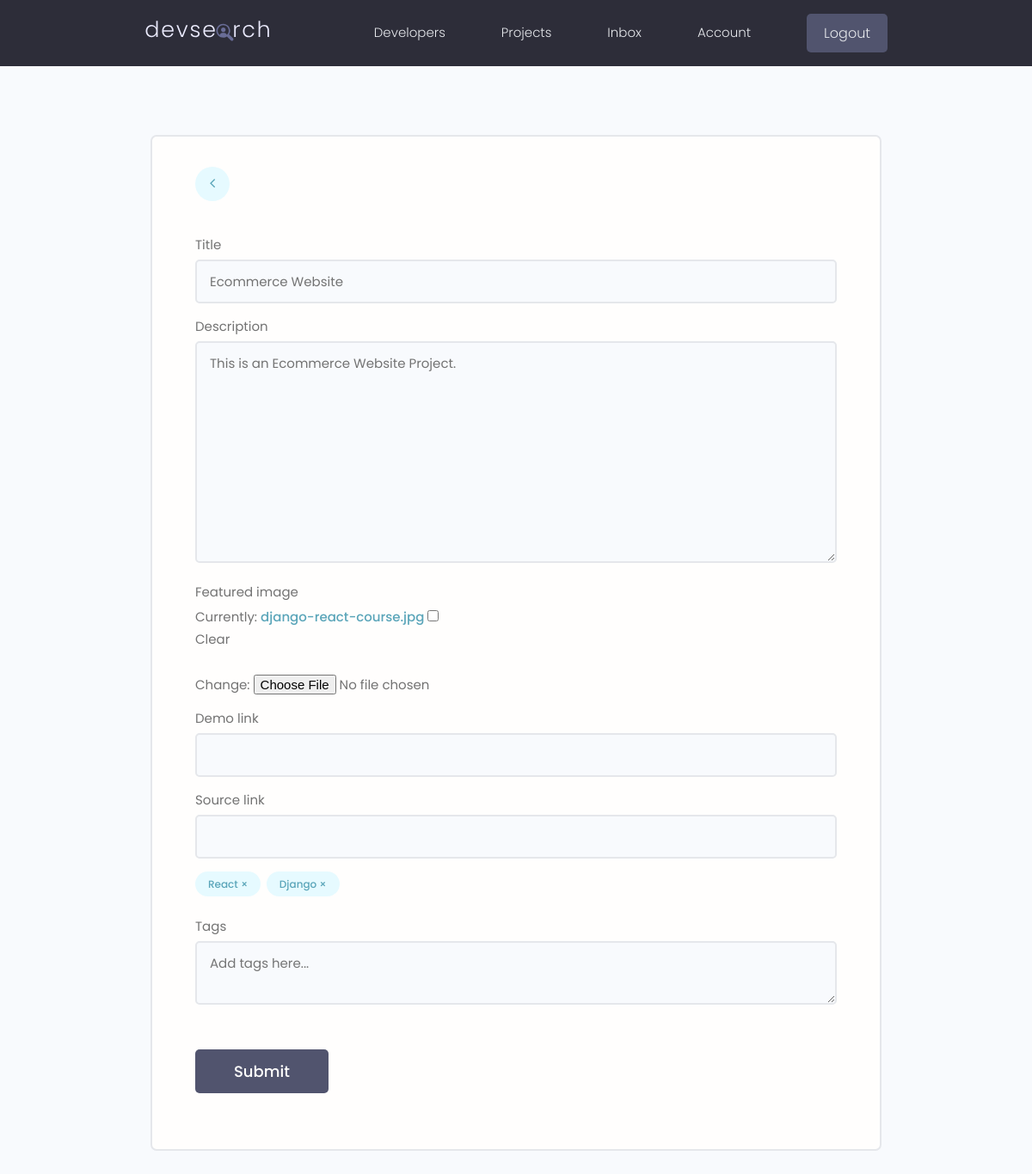
/projects/update-project/891aebf3-c152-4231-995b-f604ebc15262/ (signed in), run on an earlier commit of the app's database.
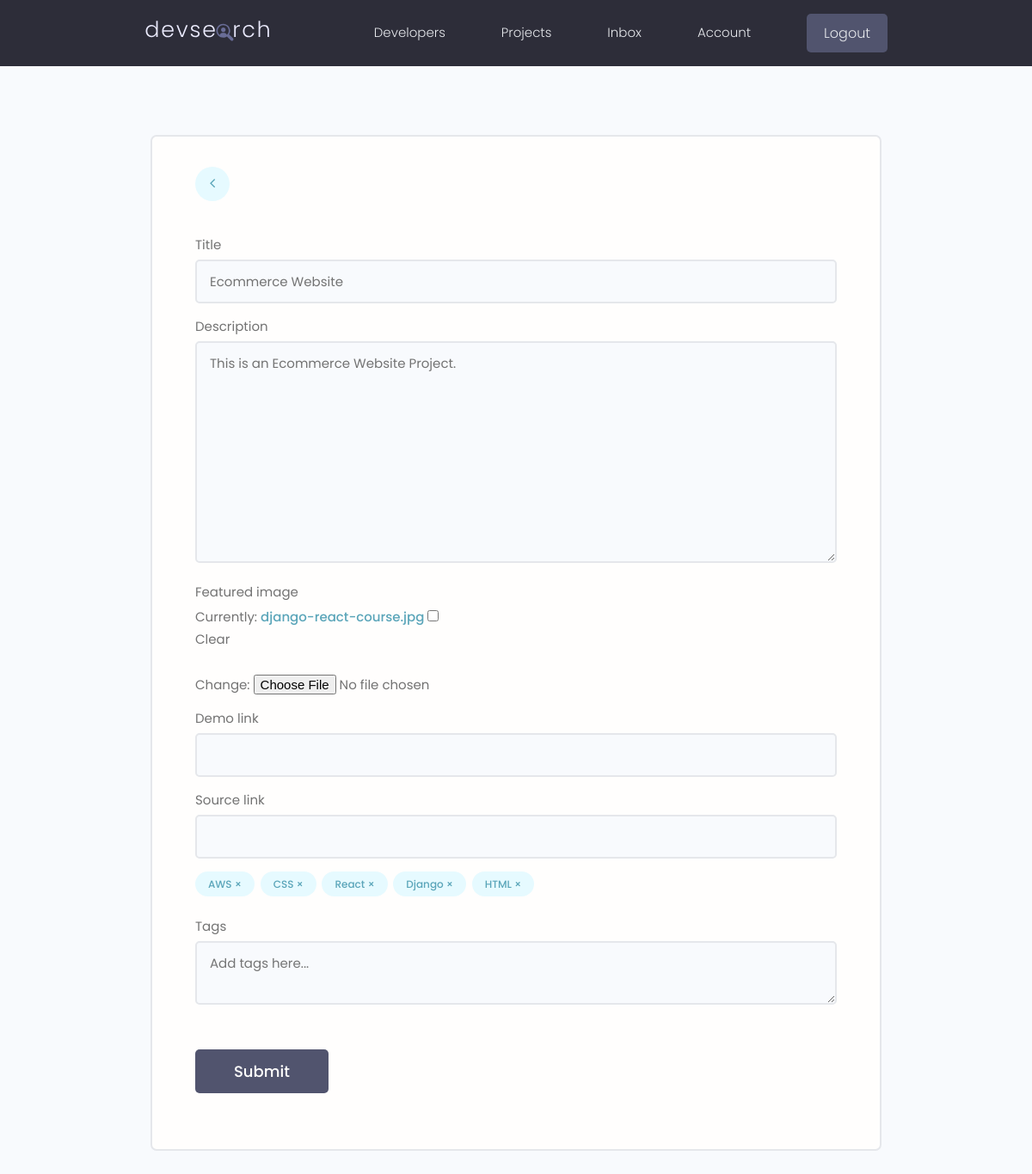
And on a later commit of the database.
### projectsApp/models.py (models this page shows, shortened)
class Project(models.Model):
    owner = models.ForeignKey(Profile, null=True, blank=True, on_delete=models.CASCADE) # We want to connect a project to a specific user profile - many-to-one relationship
    title = models.CharField(max_length=200)   # By default null=False - required to enter data in this field (for the database)
    description = models.TextField(null=True, blank=True)  # Does NOT require to enter data in this field! blank is the same but for django form to be submitted! We can submit a form without adding this!
    featured_image = models.ImageField(null=True, blank=True, default="default.jpg") # B/c its in "images" folder no need to specify path, otherwise path needed
    demo_link = models.CharField(max_length=2000, null=True, blank=True)
    source_link = models.CharField(max_length=2000, null=True, blank=True)
    tags = models.ManyToManyField('Tag', blank=True)  # The tag can be connected to many models
    vote_total = models.IntegerField(default=0, null=True, blank=True)
    vote_ratio = models.IntegerField(default=0, null=True, blank=True)
    created = models.DateTimeField(auto_now_add=True)
    id = models.UUIDField(default=uuid.uuid4, unique=True, primary_key=True, editable=False)
    class Meta:
        ordering = ['-vote_ratio', '-vote_total', 'title']
    '''
    Anytime we trigger this method here we are going to calculate all this, get all these values
    and then simply update the instance of it in the database and save it.
    '''

class Tag(models.Model):
    name = models.CharField(max_length=200)
    created = models.DateTimeField(auto_now_add=True)
    id = models.UUIDField(default=uuid.uuid4, unique=True, primary_key=True, editable=False)

### projectsApp/views.py (the view, shortened to what this page needs)
# urls.py: path('update-project/<str:pk>/', views.updateProject, name="update-project"),
@login_required(login_url="login")
def updateProject(request, pk):
    profile = request.user.profile  # get the currently logged-in user
    project = profile.project_set.get(id=pk)   # Query ONLY that user's profiles - all the projects of that user!
    form = ProjectForm(instance=project)   # MUST pass in an instance of the project that we want to edit!
    context = {'form':form, 'project':project}
    return render(request, 'projectsApp/project_form.html', context)

### projectsApp/forms.py
class ProjectForm(ModelForm):
    class Meta:
        model = Project
        fields = ['title', 'description', 'featured_image' ,'demo_link', 'source_link']
        widgets = {
            'tags' : forms.CheckboxSelectMultiple(),
            } # A way to customize classes
    def __init__(self, *args, **kwargs):
        super(ProjectForm, self).__init__(*args, **kwargs)  # Tell it which class (css class!) we're modifying
        for name, field in self.fields.items():
            field.widget.attrs.update({'class':'input'})

### projectsApp/templates/projectsApp/project_form.html (shortened to what this page needs)
{% extends 'main.html' %}
{% block content %}
    <main class="formPage my-xl">
        <div class="content-box">
            <div class="formWrapper">
                <a class="backButton" href="{% url 'account' %}"><i class="fa fa-angle-left"></i></a>
                <br>
                <form class="form" method="POST" enctype="multipart/form-data">
                    {% for field in form %}
                    <div class="form__field">
                        <label for="formInput#text">{{field.label}} </label>
                        {{field}}
                    </div>
                    {% endfor %}
                    <div class="form__field">
                        {% for tag in project.tags.all %}
                            <div class="project-tag tag tag--pill tag--main" data-tag="{{tag.id}}" data-project="{{project.id}}">{{tag.name}} &#215;</div>
                        {% endfor %}
                    </div>
                    <div class="form__field">
                        <label for="formInput#text">Tags</label>
                        <textarea class="input" name="newtags" placeholder="Add tags here..."></textarea>
                    </div>
                    <input class="btn btn--sub btn--lg  my-md" type="submit" value="Submit" />
                </form>
            </div>
        </div>
    </main>
{% endblock content %}

What changed in the data, as far as the page shows it:
added Tag: name "AWS"
added Tag: name "CSS"
added Tag: name "HTML"
